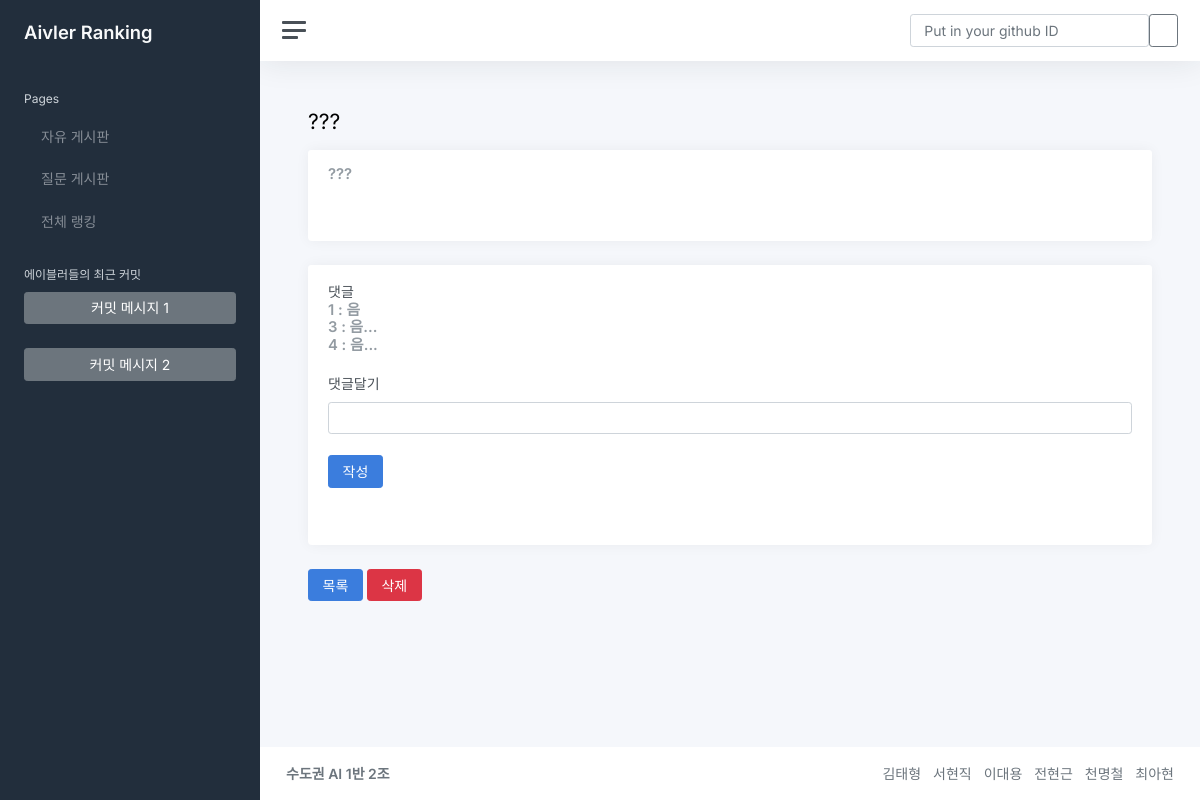
The page /ask/2/ on the database its author committed.
### ask/models.py (models this page shows)
class Post(models.Model):
    question = models.CharField(max_length=50)
    contents = models.TextField()

class Answer(models.Model):
    answer = models.TextField()

### ask/views.py (the view)
# urls.py: path('<int:pk>/',views.posting, name="posting"),
def posting(request, pk):
    post = Post.objects.get(pk=pk)
    answer = Answer.objects.all()
    if request.method == 'POST':
        new_article=Answer.objects.create(
            answer=request.POST['answer'],
        )
        new_article.save()
    return render(request, 'ask/posting.html', {'post':post, 'answer':answer})

### ask/templates/ask/posting.html (shortened to what this page needs)
{% extends "base.html" %}
{% block content %}
<h1 class="h3 mb-3">{{post.question}}</h1>
<div class="row">
    <div class="col-12">
        <div class="card">
            <div class="card-header">
                <h5 class="card-title mb-0">
                    {{post.contents}}
                </h5>
            </div>
            <div class="card-body">
            </div>
        </div>
    </div>
</div>
<div class="row">
    <div class="col-12">
        <div class="card">
            <div class="card-header">
                댓글
                <h5 class="card-title mb-0">
                    {%for list in answer %}
                    {{list.pk}} : {{list.answer}}
                    <br>
                    {% endfor %}
                    <br>
                </h5>
                <form method="POST">
                    <label for="exampleFormControlInput1" class="form-label"> 댓글달기</label>
                    <input type="text" name="answer" class="form-control" id="exampleFormControlInput1">
                    <br>
                    <input class="btn btn-primary" href="" type="submit" value="작성">
                </form>
            </div>
            <div class="card-body">
            </div>
        </div>
    </div>
</div>
<a class="btn btn-primary" href="/ask/" role="button">목록</a>
<a class="btn btn-danger" href="/ask/{{post.pk}}/remove/" role="button">삭제</a>
{% endblock %}

### rows shown on the page
Post: question "???", contents "???"
Answer: pk "1", answer "음"
Answer: pk "3", answer "음..."
Answer: pk "4", answer "음..."
